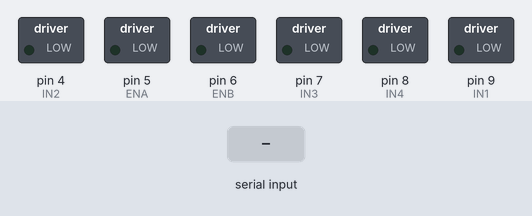
The sketch below on a simulated Arduino Uno, built with avr-gcc and run on an emulated ATmega328P. On the bench: switched loads named in the sketch (green lamp = pin HIGH). The inputs (shaded band) are chosen by the test bench.

Above: at 1.2 s.
1.3 s: "P90\n" received over Serial
At 2.8 s:
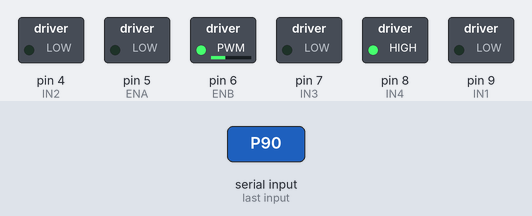
3.8 s: "P,45\n" received over Serial
At 6.0 s:
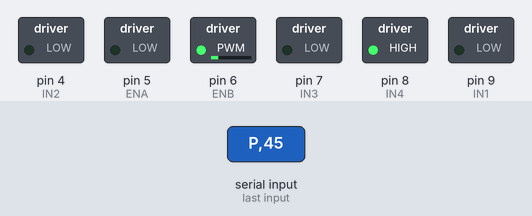
Timing chart, 0 to 7.5 s (numbered marks = the images above; inputs shaded):
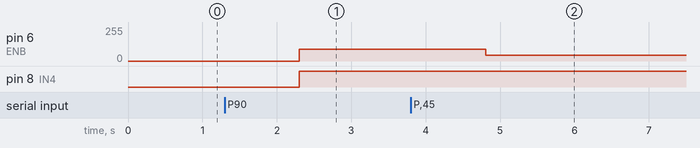

The sketch:

main_old.ino
```cpp
#include <Arduino.h>
#include <math.h>

#define UPDATE_FREQ 50 // Hz

#define ENA 5
#define IN1 9
#define IN2 4
#define ENB 6
#define IN3 7
#define IN4 8

#define MAX_POW 255
#define MIN_POW 0

int pow_l = 0, pow_r = 0;
void setup() {
    Serial.begin(9600);
    // Left Motor
    pinMode(ENA, OUTPUT);
    pinMode(IN1, OUTPUT);
    pinMode(IN2, OUTPUT);
    // Right Motor
    pinMode(ENB, OUTPUT);
    pinMode(IN3, OUTPUT);
    pinMode(IN4, OUTPUT);

    // Stop motors
    analogWrite(ENA, 0);
    digitalWrite(IN1, LOW);
    digitalWrite(IN2, LOW);
    analogWrite(ENB, 0);
    digitalWrite(IN3, LOW);
    digitalWrite(IN4, LOW);
}


void loop() {
    // read from serial
    if (Serial.available() > 0) {
        char c = Serial.read();
        if (c == 'P') {
            if (Serial.available() < 2) return;
            pow_l = Serial.parseInt();
            pow_r = Serial.parseInt();
        } else return;
    }

    // check max/min values
    // left
    if (abs(pow_l) > MAX_POW) pow_l = (pow_l > 0) ? MAX_POW : -MAX_POW;
    if (abs(pow_l) < MIN_POW) pow_l = 0;
    // right
    if (abs(pow_r) > MAX_POW) pow_r = (pow_r > 0) ? MAX_POW : -MAX_POW;
    if (abs(pow_r) < MIN_POW) pow_r = 0;

    // update motors
    // left
    if (pow_l == 0){
        analogWrite(ENB, 0);
        digitalWrite(IN3, LOW);
        digitalWrite(IN4, LOW);
    } else {
        analogWrite(ENB, abs(pow_l));
        digitalWrite(IN3, (pow_l > 0) ? LOW : HIGH);
        digitalWrite(IN4, (pow_l > 0) ? HIGH : LOW);
    }
    // right
    if (pow_r == 0){
        analogWrite(ENA, 0);
        digitalWrite(IN1, LOW);
        digitalWrite(IN2, LOW);
    } else{
        analogWrite(ENA, abs(pow_r));
        digitalWrite(IN1, (pow_r > 0) ? LOW : HIGH);
        digitalWrite(IN2, (pow_r > 0) ? HIGH : LOW);
    }

    delay(1000/UPDATE_FREQ);
}
```

Measured:
- after the input at 1.3 s, pin 6 (ENB): 0/255 → 90/255 after 1.0 s; pin 8 (IN4): LOW → HIGH after 1.0 s
- after the input at 3.8 s, pin 6 (ENB): 90/255 → 45/255 after 1.0 s
